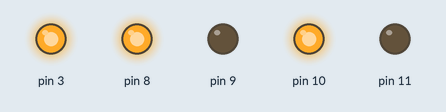
A sketch run on a simulated Arduino Uno, built with avr-gcc and run on an emulated ATmega328P. Parts: output pins drawn as LEDs (lit = HIGH).

Above: at 0.1 s.
Timing chart, 0 to 1.6 s (numbered marks = the images above):
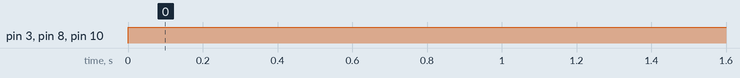

Measured:
- by itself, pin 3, pin 8, pin 10: LOW → HIGH at 0.00 s

The sketch:

motor_test.ino
```cpp
/*This is a motor testing code*/
int i;
int lmf = 8;
int lmb = 9;
int rmf = 10;
int rmb = 11;

void setup(){
  for(i=8;i<12;i++)
    pinMode(i,OUTPUT);
}

void loop(){
  analogWrite(3,255);
  digitalWrite(8,HIGH);
  digitalWrite(9,LOW);
  digitalWrite(10,HIGH);
  digitalWrite(11,LOW);
}
```
